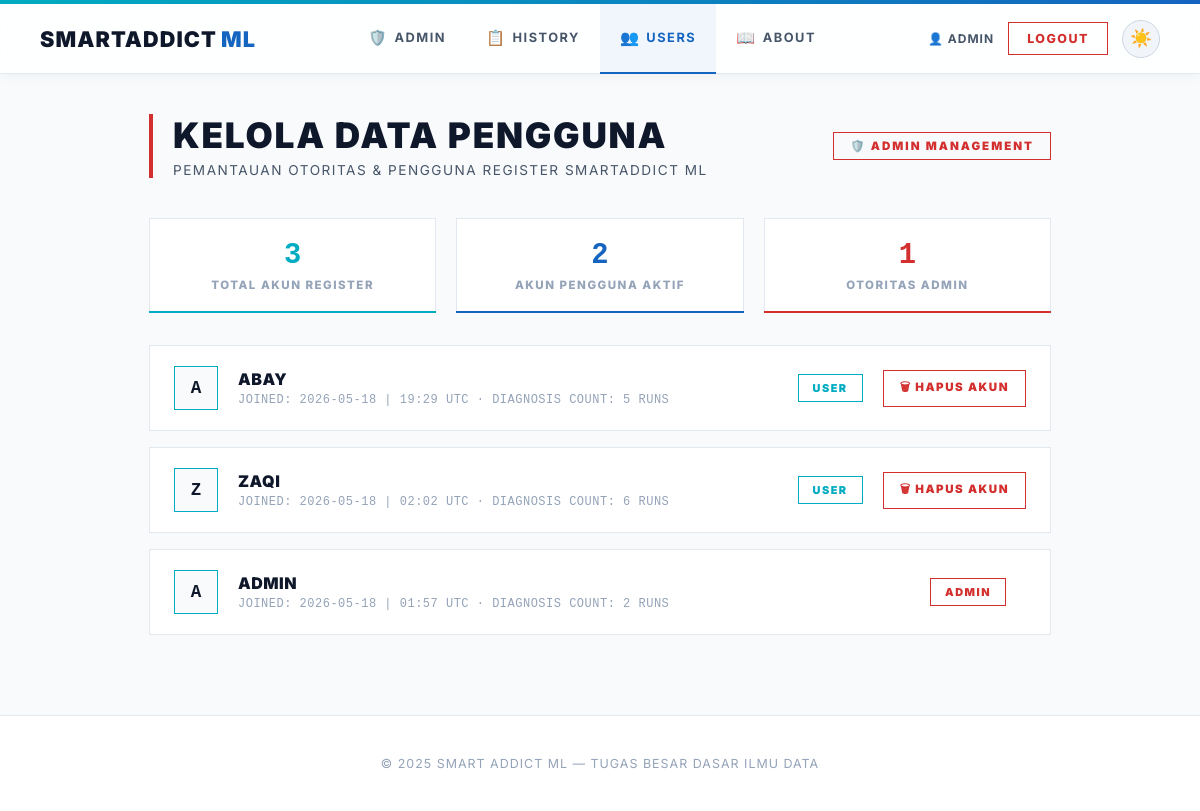
Before: /admin/users (signed in) with the older database file.
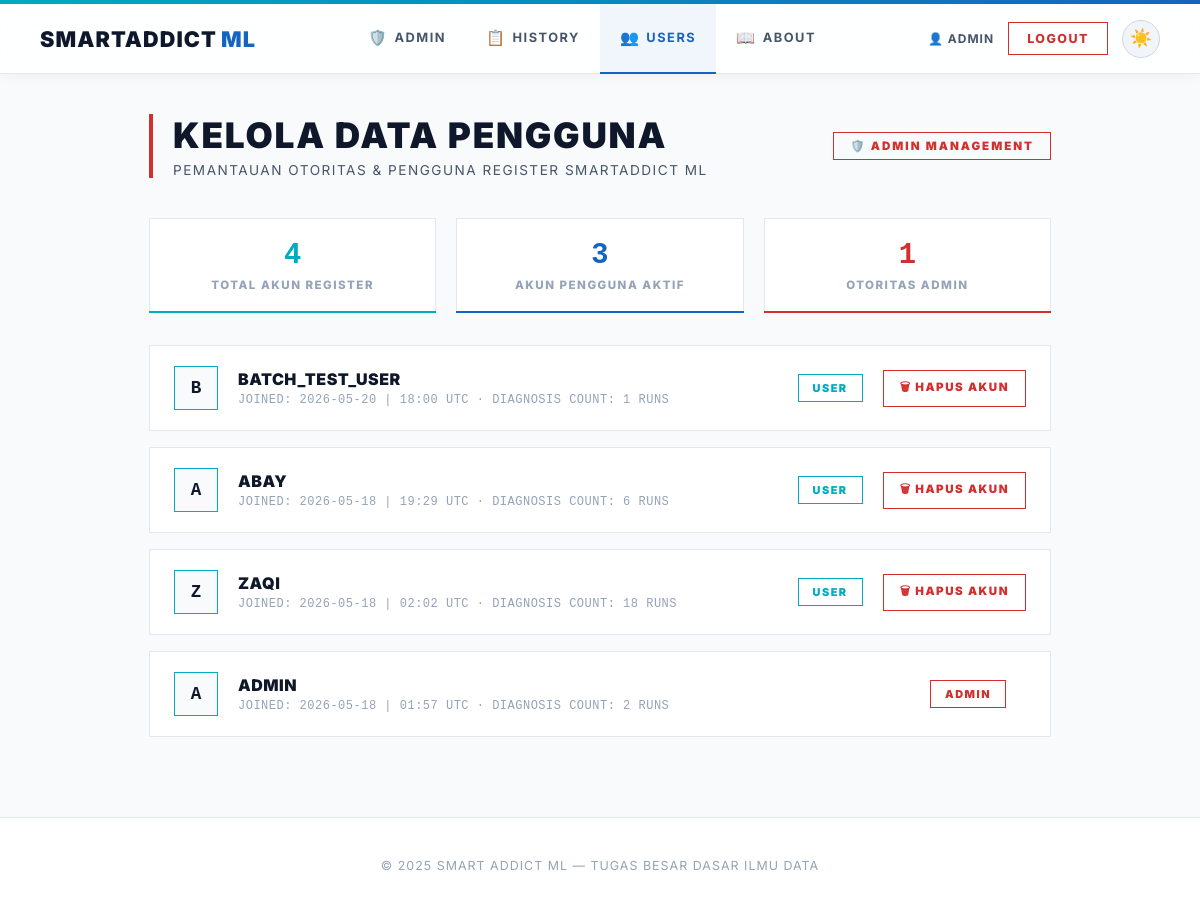
After: the same page with the newer database file.
### app.py (models this page shows, shortened)
class User(UserMixin, db.Model):
    id = db.Column(db.Integer, primary_key=True)
    username = db.Column(db.String(80), unique=True, nullable=False)
    password_hash = db.Column(db.String(200), nullable=False)
    role = db.Column(db.String(10), default='user')  # 'user' or 'admin'
    created_at = db.Column(db.DateTime, default=datetime.utcnow)
    predictions = db.relationship('Prediction', backref='user', lazy=True)
    @property
    def is_admin(self):
        return self.role == 'admin'

### app.py (the view)
@app.route("/admin/users")
@admin_required
def admin_users():
    users = User.query.order_by(User.created_at.desc()).all()
    return render_template("admin/manage_users.html", users=users, active_page='admin_users')

### app.py (called while the page is built)
@app.after_request
def add_no_cache(response):
    response.headers['Cache-Control'] = 'no-store, no-cache, must-revalidate, max-age=0'
    response.headers['Pragma'] = 'no-cache'
    response.headers['Expires'] = '0'
    return response

@login_manager.user_loader
def load_user(user_id):
    return User.query.get(int(user_id))

def admin_required(f):
    @wraps(f)
    @login_required
    def decorated(*args, **kwargs):
        if not current_user.is_admin:
            flash('Akses ditolak. Hanya admin yang bisa mengakses halaman ini.', 'error')
            return redirect(url_for('dashboard'))
        return f(*args, **kwargs)
    return decorated

### templates/admin/manage_users.html (shortened to what this page needs)
{% extends "base.html" %}
{% block content %}
<main class="content">
    <div class="page-header">
        <div class="header-text">
            <h1>KELOLA DATA PENGGUNA</h1>
            <p>PEMANTAUAN OTORITAS & PENGGUNA REGISTER SMARTADDICT ML</p>
        </div>
        <span class="admin-badge">🛡️ ADMIN MANAGEMENT</span>
    </div>
    <div class="stats-row">
        <div class="mini-stat">
            <div class="num" style="color:var(--m-blue-light)">{{ users|length }}</div>
            <div class="lbl">TOTAL AKUN REGISTER</div>
        </div>
        <div class="mini-stat">
            <div class="num" style="color:var(--m-blue-dark)">{{ users|selectattr('role','equalto','user')|list|length }}</div>
            <div class="lbl">AKUN PENGGUNA AKTIF</div>
        </div>
        <div class="mini-stat">
            <div class="num" style="color:var(--m-red)">{{ users|selectattr('role','equalto','admin')|list|length }}</div>
            <div class="lbl">OTORITAS ADMIN</div>
        </div>
    </div>
    <div class="users-grid">
        {% for user in users %}
        <div class="user-card">
            <div class="user-avatar">{{ user.username[0]|upper }}</div>
            <div class="user-info">
                <div class="user-name">{{ user.username }}</div>
                <div class="user-meta">JOINED: {{ user.created_at.strftime('%Y-%m-%d | %H:%M UTC') }} · DIAGNOSIS COUNT: {{ user.predictions|length }} RUNS</div>
            </div>
            <div>
                <span class="role-badge {% if user.is_admin %}role-admin{% else %}role-user{% endif %}">{{ user.role | upper }}</span>
            </div>
            <div>
                {% if not user.is_admin %}
                <form method="post" action="{{ url_for('admin_delete_user', user_id=user.id) }}" onsubmit="return confirm('APAKAH ANDA YAKIN INGIN MENGHAPUS AKUN USER {{ user.username | upper }}?')">
                    <button type="submit" class="del-btn">🗑 HAPUS AKUN</button>
                </form>
                {% endif %}
            </div>
        </div>
        {% endfor %}
    </div>
</main>
{% endblock %}

### templates/base.html (shortened to what this page needs)
<!doctype html>
<html lang="id" data-theme="light">
<head>
</head>
<body>
    <div class="navbar-wrap">
        <nav class="navbar">
            <a href="{{ url_for('dashboard') }}" class="logo" style="text-decoration:none">SmartAddict<span style="color:var(--m-blue-dark); font-weight: 900; margin-left: 4px;">ML</span></a>
            <div class="nav-center">
                {% if current_user.is_authenticated and current_user.is_admin %}
                <a href="{{ url_for('admin_dashboard') }}" {% if active_page == 'admin_dashboard' %}class="active"{% endif %}><span class="nav-icon">🛡️</span>Admin</a>
                <a href="{{ url_for('admin_history') }}" {% if active_page == 'admin_history' %}class="active"{% endif %}><span class="nav-icon">📋</span>History</a>
                <a href="{{ url_for('admin_users') }}" {% if active_page == 'admin_users' %}class="active"{% endif %}><span class="nav-icon">👥</span>Users</a>
                <a href="{{ url_for('about') }}" {% if active_page == 'about' %}class="active"{% endif %}><span class="nav-icon">📖</span>About</a>
                {% else %}
                <a href="{{ url_for('dashboard') }}" {% if active_page == 'dashboard' %}class="active"{% endif %}><span class="nav-icon">📊</span>Dashboard</a>
                <a href="{{ url_for('about') }}" {% if active_page == 'about' %}class="active"{% endif %}><span class="nav-icon">📖</span>About</a>
                {% endif %}
            </div>
            <div class="nav-actions">
                {% if current_user.is_authenticated %}
                <span style="font-size:0.75rem;color:var(--text-secondary);font-weight:700;text-transform:uppercase;letter-spacing:1px">👤 {{ current_user.username }}</span>
                <a href="{{ url_for('logout') }}" class="btn-nav-logout">Logout</a>
                {% else %}
                <a href="{{ url_for('login') }}" class="btn-nav-login">Login</a>
                {% endif %}
                <button class="theme-toggle" id="themeToggle" onclick="toggleTheme()" title="Toggle tema">
                    <span id="themeIcon">🌙</span>
                </button>
            </div>
        </nav>
    </div>
    <div class="nav-spacer"></div>
    {% block content %}{% endblock %}
    {% block footer %}
    <footer class="footer">
        <p>© 2025 Smart Addict ML — Tugas Besar Dasar Ilmu Data</p>
    </footer>
    {% endblock %}
</body>
</html>

Changed rows visible on the page:
added User: username "B", username "BATCH_TEST_USER", created_at "2026-05-20 | 18:00 UTC", predictions|length "1", role "USER"
computed for User "ABAY": predictions|length "5" → "6"
computed for User "ZAQI": predictions|length "6" → "18"
Other visible differences:
{{ users|length }}: "3" → "4"
{{ users|selectattr('role','equalto','user')|list|length }}: "2" → "3"
